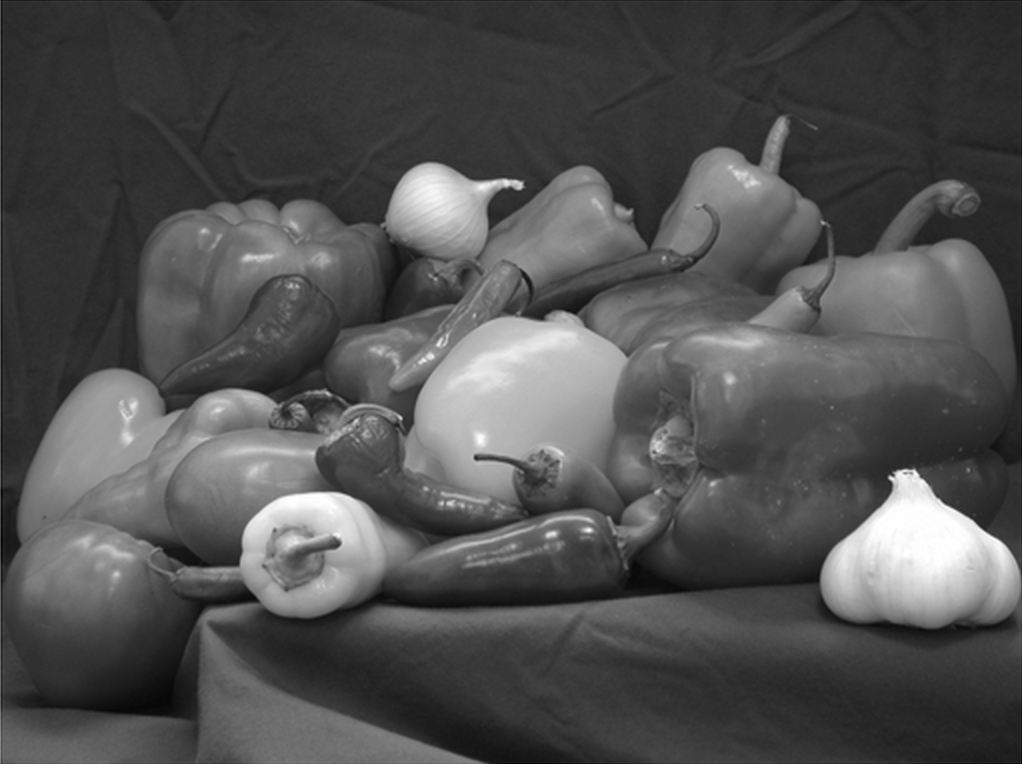
%> input picture 1/peppers.png, 1022 x 764 px
$ octave peppers_process.m   (GNU Octave 9; MATLAB toolbox functions it lacks are replaced by stand-ins)
%> lines starting %> are read from the running program, lines starting %| are printed output that depends on the picture; in (x1, y1, x2, y2) boxes, pixels count from 0 and x2, y2 are one past the last pixel; in counts of white or black regions, pixels touching at a corner belong together; the program's own positions count from 1
img_peppers = imread("peppers.png");
%> img_peppers is the input picture: size 764x1022x3 uint8; min 2, max 255, mean 80.8
c1 = 10;
c2 = 100;
c3 = 0.5;
img_peppers_process_1 = imadd(img_peppers, c1);
img_peppers_process_2 = imadd(img_peppers, c2);
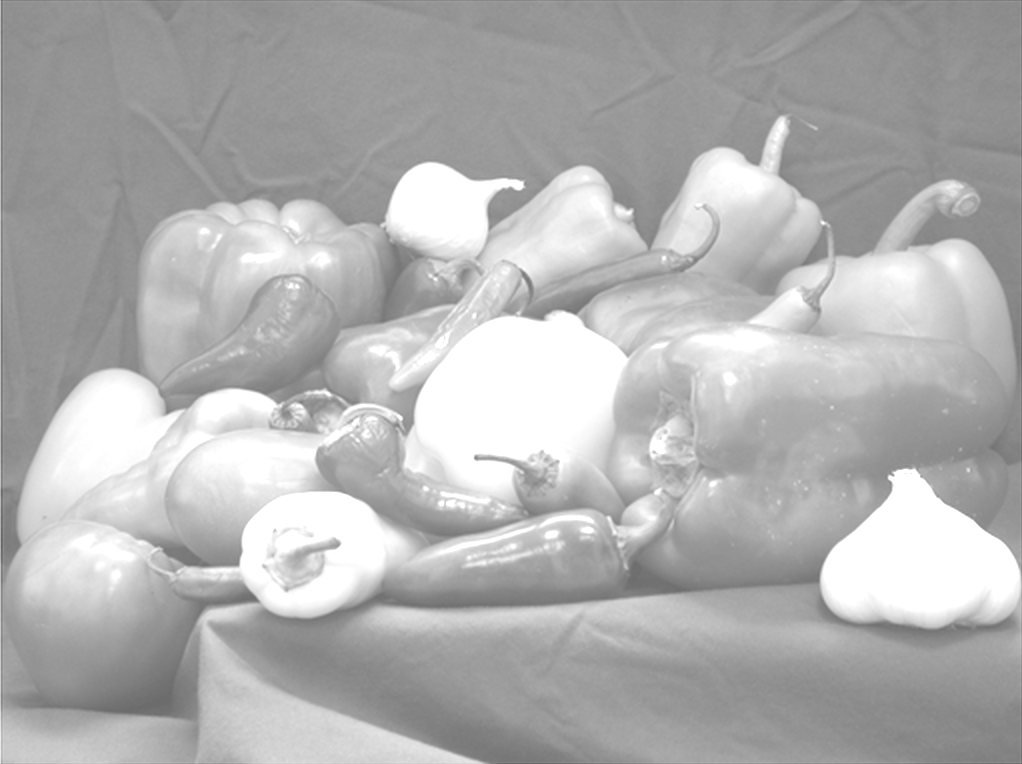
%> img_peppers_process_2: size 764x1022x3 uint8; min 102, max 255, mean 177.6
img_peppers_process_3 = imadd(img_peppers, c3);

img_peppers_process_4 = imsubtract(img_peppers, c1);
img_peppers_process_5 = imsubtract(img_peppers, c2);
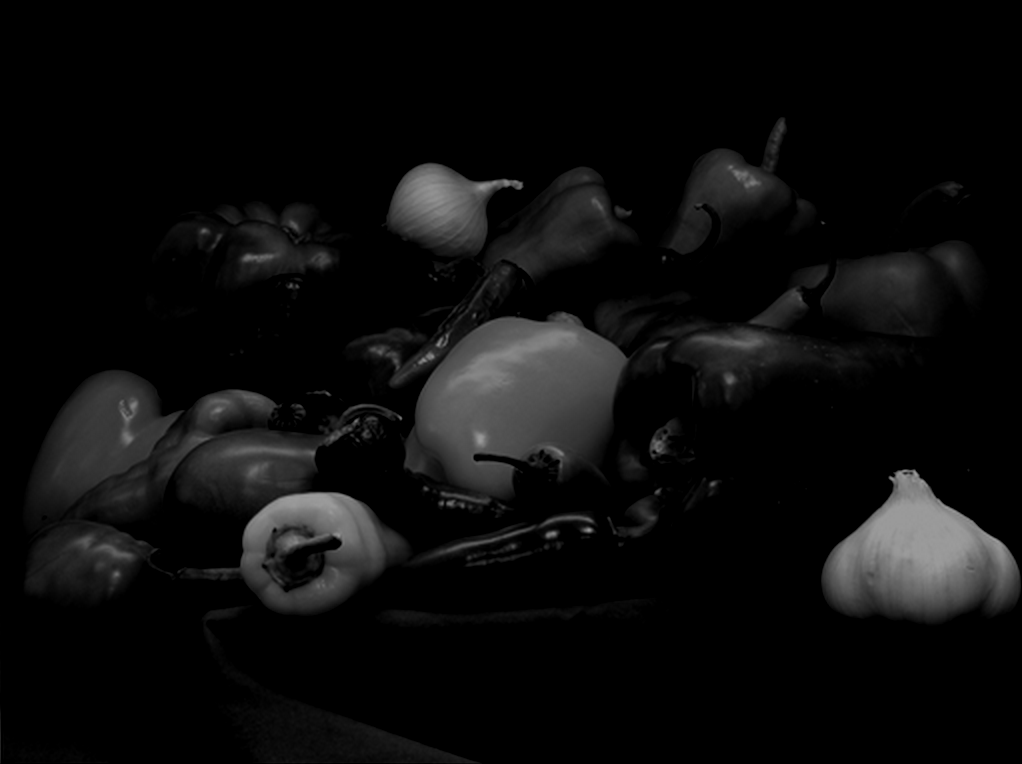
%> img_peppers_process_5: size 764x1022x3 uint8; min 0, max 155, mean 12.3
img_peppers_process_6 = imsubtract(img_peppers, c3);

img_peppers_process_7 = immultiply(img_peppers, c1);
img_peppers_process_8 = immultiply(img_peppers, c2);
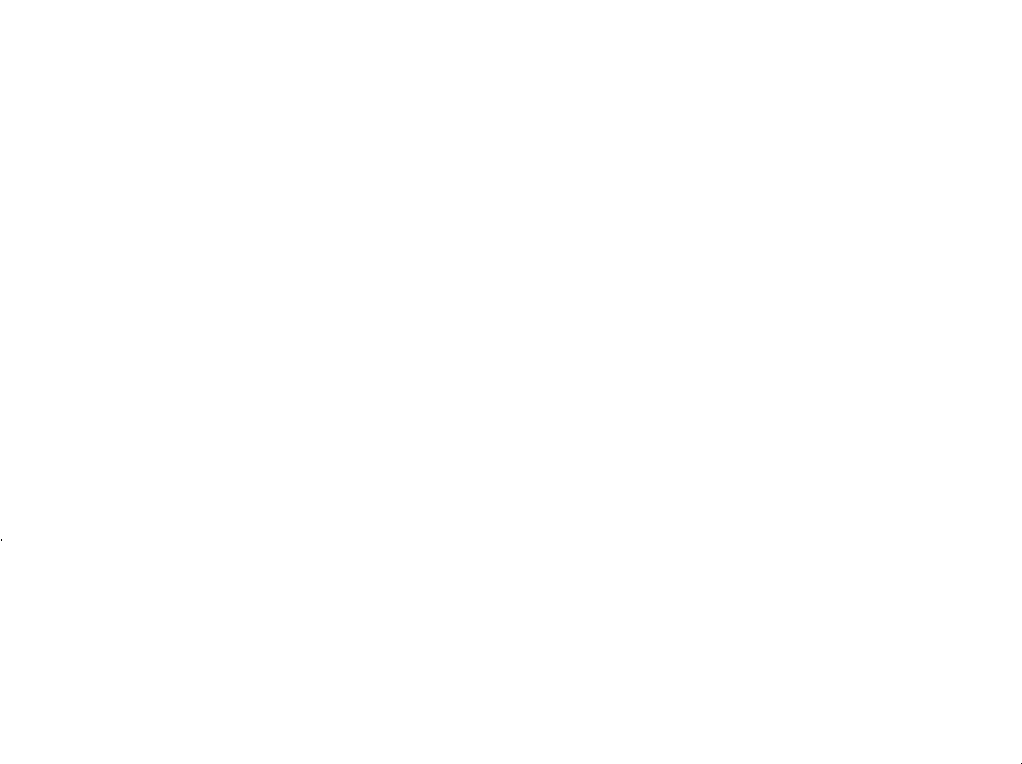
%> img_peppers_process_8: size 764x1022x3 uint8; values 200 (black) and 255 (white), 100% white; black in thin lines or dots, all inside (x1, y1, x2, y2) = (1, 539, 1022, 764)
img_peppers_process_9 = immultiply(img_peppers, c3);
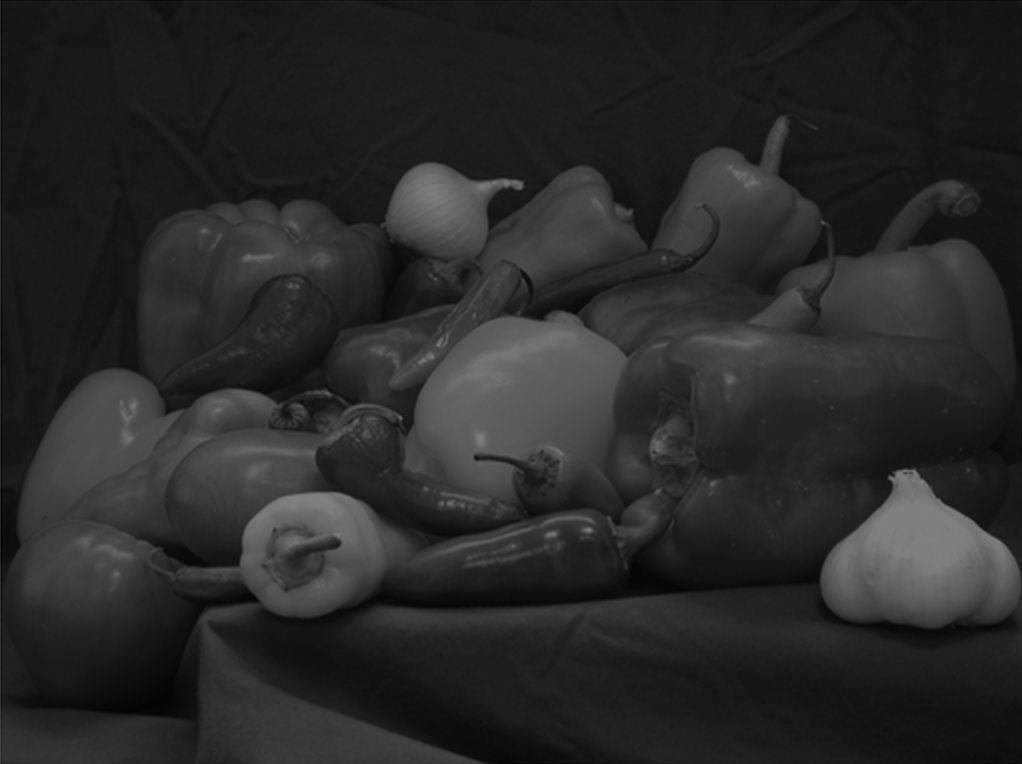
%> img_peppers_process_9: size 764x1022x3 uint8; min 1, max 128, mean 40.7

img_peppers_process_10 = imcomplement(img_peppers);
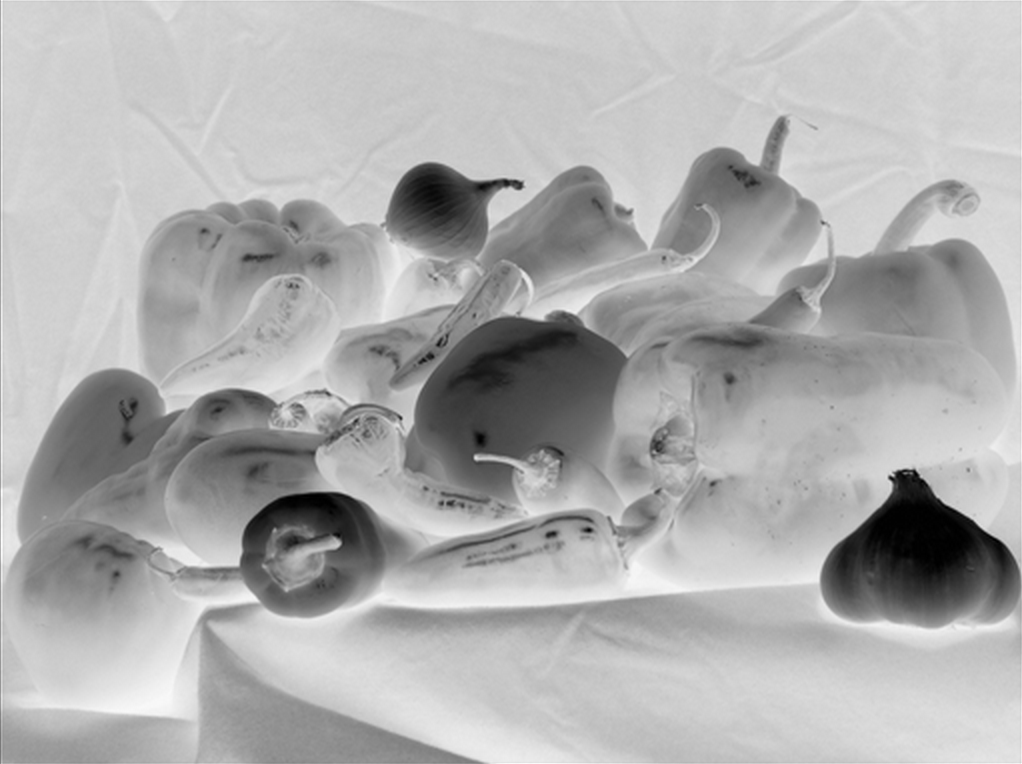
%> img_peppers_process_10: size 764x1022x3 uint8; min 0, max 253, mean 174.2

imwrite(img_peppers_process_1, 'img_peppers_process_1.png');
imwrite(img_peppers_process_2, 'img_peppers_process_2.png');
imwrite(img_peppers_process_3, 'img_peppers_process_3.png');
imwrite(img_peppers_process_4, 'img_peppers_process_4.png');
imwrite(img_peppers_process_5, 'img_peppers_process_5.png');
imwrite(img_peppers_process_6, 'img_peppers_process_6.png');
imwrite(img_peppers_process_7, 'img_peppers_process_7.png');
imwrite(img_peppers_process_8, 'img_peppers_process_8.png');
imwrite(img_peppers_process_9, 'img_peppers_process_9.png');
imwrite(img_peppers_process_10, 'img_peppers_process_10.png');
